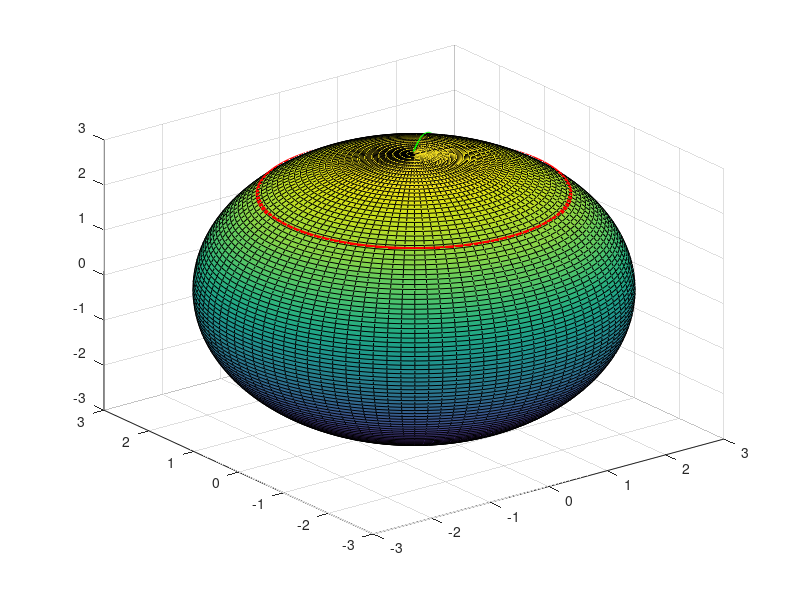

Write the MATLAB code that produced this figure.
psi=linspace(-pi/2,pi/2);
varphi=linspace(0,2*pi);
[psi,varphi]=meshgrid(psi,varphi);
x=3.*cos(psi).*cos(varphi);
y=3.*cos(psi).*sin(varphi);
z=3.*sin(psi);
surf(x,y,z);

hold on
pause
psi=linspace(-pi/2,pi/2);
varphi=linspace(0,2*pi);
psi=pi/4-0.*varphi;
x=3.*cos(psi).*cos(varphi);
y=3.*cos(psi).*sin(varphi);
z=3.*sin(psi);
plot3(x,y,z,'r','LineWidth',3);

hold on
pause
psi=linspace(-pi/2,pi/2);
varphi=linspace(0,2*pi);
varphi=pi/4-0.*psi;
x=3.*cos(psi).*cos(varphi);
y=3.*cos(psi).*sin(varphi);
z=3.*sin(psi);
plot3(x,y,z,'g','LineWidth',3);